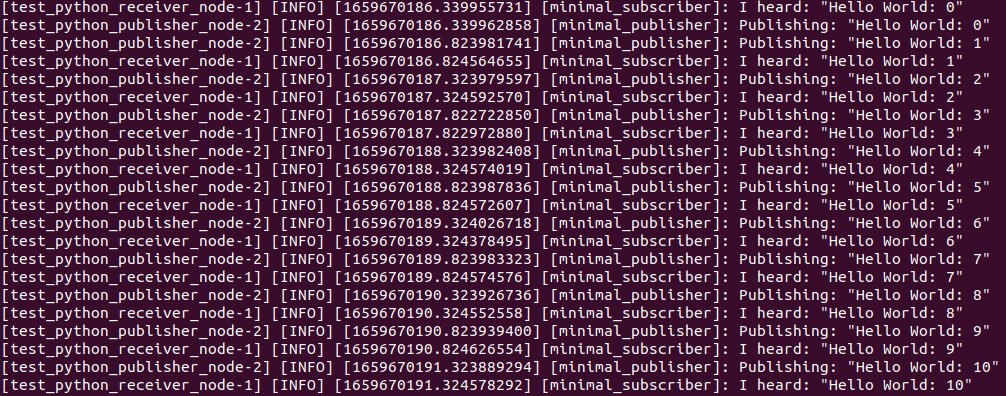
#> input picture data/teaching/IML/img/luanchfile.jpg, 1006 x 396 px, given in place of the camera
$ python camshift.py
#> lines starting #> are read from the running program, lines starting #| are printed output that depends on the picture
import cv2
import numpy as np

# Define a class to handle object tracking related functionality
class ObjectTracker(object):
    def __init__(self, scaling_factor=0.5):
        # Initialize the video capture object
#> called with scaling_factor = 0.5
        self.cap = cv2.VideoCapture(0)

        # Capture the frame from the webcam
        _, self.frame = self.cap.read()
#> self.frame is the input picture: shape (396, 1006, 3); mean B, G, R 71.9, 45.5, 83.7

        # Scaling factor for the captured frame
        self.scaling_factor = scaling_factor

        # Resize the frame
        self.frame = cv2.resize(self.frame, None,
                fx=self.scaling_factor, fy=self.scaling_factor,
                interpolation=cv2.INTER_AREA)
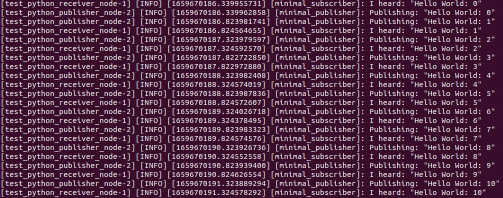
#> self.frame: shape (198, 503, 3); mean B, G, R 72, 45.6, 83.8

        # Create a window to display the frame
        cv2.namedWindow('Object Tracker')

        # Set the mouse callback function to track the mouse
        cv2.setMouseCallback('Object Tracker', self.mouse_event)

        # Initialize variable related to rectangular region selection
        self.selection = None

        # Initialize variable related to starting position
        self.drag_start = None

        # Initialize variable related to the state of tracking
        self.tracking_state = 0

    # Define a method to track the mouse events
    def mouse_event(self, event, x, y, flags, param):
        # Convert x and y coordinates into 16-bit numpy integers
        x, y = np.int16([x, y])

        # Check if a mouse button down event has occurred
        if event == cv2.EVENT_LBUTTONDOWN:
            print("EVENT_LBUTTONDOWN")
            self.drag_start = (x, y)
            self.tracking_state = 0

        # Check if the user has started selecting the region

        if self.drag_start:
            if cv2.EVENT_FLAG_LBUTTON:
                # Extract the dimensions of the frame
                h, w = self.frame.shape[:2]
                print("started selecting the region")

                # Get the initial position
                xi, yi = self.drag_start

                # Get the max and min values
                x0, y0 = np.maximum(0, np.minimum([xi, yi], [x, y]))
                x1, y1 = np.minimum([w, h], np.maximum([xi, yi], [x, y]))

                # Reset the selection variable
                self.selection = None

                # Finalize the rectangular selection
                if x1-x0 > 0 and y1-y0 > 0:
                    self.selection = (x0, y0, x1, y1)

            else:
                # If the selection is done, start tracking
                self.drag_start = None
                if self.selection is not None:
                    self.tracking_state = 1

    # Method to start tracking the object
    def start_tracking(self):
        # Iterate until the user presses the Esc key
        while True:
            # Capture the frame from webcam
            _, self.frame = self.cap.read()

            # Resize the input frame
            self.frame = cv2.resize(self.frame, None,
                    fx=self.scaling_factor, fy=self.scaling_factor,
                    interpolation=cv2.INTER_AREA)

            # Create a copy of the frame
            vis = self.frame.copy()

            # Convert the frame to HSV colorspace
            hsv = cv2.cvtColor(self.frame, cv2.COLOR_BGR2HSV)
#> hsv: shape (198, 503, 3); mean H, S, V 153.2, 154.5, 85.5

            # Create the mask based on predefined thresholds
            mask = cv2.inRange(hsv, np.array((0., 60., 32.)),
                        np.array((180., 255., 255.)))
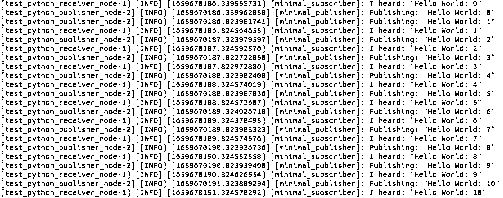
#> mask: shape (198, 503); 83.1% white; black in thin lines or dots

            # Check if the user has selected the region
            if self.selection:
                # Extract the coordinates of the selected rectangle
                x0, y0, x1, y1 = self.selection

                # Extract the tracking window
                self.track_window = (x0, y0, x1-x0, y1-y0)

                # Extract the regions of interest
                hsv_roi = hsv[y0:y1, x0:x1]
                mask_roi = mask[y0:y1, x0:x1]

                # Compute the histogram of the region of
                # interest in the HSV image using the mask
                hist = cv2.calcHist( [hsv_roi], [0], mask_roi,
                        [16], [0, 180] )

                # Normalize and reshape the histogram
                cv2.normalize(hist, hist, 0, 255, cv2.NORM_MINMAX);
                self.hist = hist.reshape(-1)

                # Extract the region of interest from the frame
                vis_roi = vis[y0:y1, x0:x1]

                # Compute the image negative (for display only)
                cv2.bitwise_not(vis_roi, vis_roi)
                vis[mask == 0] = 0

            # Check if the system in the "tracking" mode
            if self.tracking_state == 1:
                # Reset the selection variable
                self.selection = None

                # Compute the histogram back projection
                hsv_backproj = cv2.calcBackProject([hsv], [0],
                        self.hist, [0, 180], 1)

                # Compute bitwise AND between histogram
                # backprojection and the mask
                hsv_backproj &= mask

                # Define termination criteria for the tracker
                term_crit = (cv2.TERM_CRITERIA_EPS | cv2.TERM_CRITERIA_COUNT,
                        10, 1)

                # Apply CAMShift on 'hsv_backproj'
                track_box, self.track_window = cv2.CamShift(hsv_backproj,
                        self.track_window, term_crit)

                # Draw an ellipse around the object
                cv2.ellipse(vis, track_box, (0, 255, 0), 2)

            # Show the output live video
            cv2.imshow('Object Tracker', vis)

            # Stop if the user hits the 'Esc' key
            c = cv2.waitKey(5)
#> (key Esc is pressed here)
            if c == 27:
                break

        # Close all the windows
        cv2.destroyAllWindows()

if __name__ == '__main__':
	# Start the tracker
    ObjectTracker().start_tracking()
